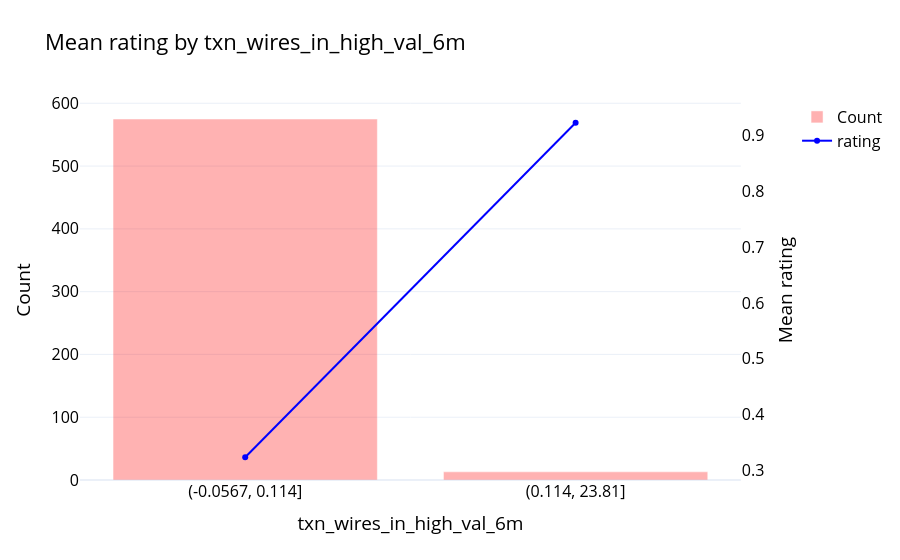

The code cell stored with this chart in its notebook:
### Markdown cell above
## txn_wires_in_high_val_6m
Value of wires received from high risk countries in the last 6 months

### Code cell
eda(df, "rating", "txn_wires_in_high_val_6m", bins = 2)

### Figure 1 — Plotly figure (JSON) as saved in the notebook; plotly's stock layout.template omitted (floating-point values rounded to 4 significant figures)
{"data": [{"marker": {"color": "red"}, "name": "Count", "opacity": 0.3, "type": "bar", "x": ["(-0.0567, 0.114]", "(0.114, 23.81]"], "y": [575, 13]}, {"line": {"color": "blue"}, "mode": "lines+markers", "name": "rating", "type": "scatter", "x": ["(-0.0567, 0.114]", "(0.114, 23.81]"], "xaxis": "x", "y": [0.3235, 0.9231], "yaxis": "y2"}], "layout": {"font": {"color": "black", "size": 16}, "title": {"text": "Mean rating by txn_wires_in_high_val_6m"}, "xaxis": {"anchor": "y", "domain": [0, 0.94], "title": {"text": "txn_wires_in_high_val_6m"}, "type": "category"}, "yaxis": {"anchor": "x", "domain": [0, 1], "title": {"text": "Count"}}, "yaxis2": {"anchor": "x", "overlaying": "y", "showgrid": false, "side": "right", "tickmode": "auto", "title": {"text": "Mean rating"}}}}
